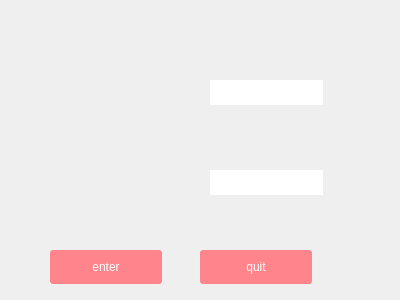
<?xml version="1.0" encoding="UTF-8"?>
<ui version="4.0">
 <class>Dialog</class>
 <widget class="QDialog" name="Dialog">
  <property name="geometry">
   <rect>
    <x>0</x>
    <y>0</y>
    <width>400</width>
    <height>300</height>
   </rect>
  </property>
  <property name="windowTitle">
   <string>Dialog</string>
  </property>
  <property name="styleSheet">
   <string notr="true">QDialog#Dialog{border-image: url(:/over.jpg);}</string>
  </property>
  <widget class="QLineEdit" name="user_lineEdit">
   <property name="geometry">
    <rect>
     <x>210</x>
     <y>80</y>
     <width>113</width>
     <height>25</height>
    </rect>
   </property>
   <property name="autoFillBackground">
    <bool>false</bool>
   </property>
   <property name="styleSheet">
    <string notr="true">QPushButton { background-color: rgb(255, 255, 255); border-radius: 3px; color: rgb(255, 255, 255); } QPushButton:hover { background-color: rgb(245, 69, 234); }
</string>
   </property>
   <property name="text">
    <string/>
   </property>
   <property name="frame">
    <bool>false</bool>
   </property>
  </widget>
  <widget class="QLineEdit" name="password_lineEdit">
   <property name="geometry">
    <rect>
     <x>210</x>
     <y>170</y>
     <width>113</width>
     <height>25</height>
    </rect>
   </property>
   <property name="text">
    <string/>
   </property>
   <property name="frame">
    <bool>false</bool>
   </property>
  </widget>
  <widget class="QPushButton" name="enter_pushButton">
   <property name="geometry">
    <rect>
     <x>50</x>
     <y>250</y>
     <width>112</width>
     <height>34</height>
    </rect>
   </property>
   <property name="autoFillBackground">
    <bool>false</bool>
   </property>
   <property name="styleSheet">
    <string notr="true">QPushButton { background-color: rgb(255, 132, 139); border-radius: 3px; color: rgb(255, 255, 255); } 
QPushButton:hover { background-color:rgb(85, 255, 127); }

</string>
   </property>
   <property name="text">
    <string>enter</string>
   </property>
  </widget>
  <widget class="QPushButton" name="quit_pushButton">
   <property name="geometry">
    <rect>
     <x>200</x>
     <y>250</y>
     <width>112</width>
     <height>34</height>
    </rect>
   </property>
   <property name="styleSheet">
    <string notr="true">QPushButton { background-color: rgb(255, 132, 139); border-radius: 3px; color: rgb(255, 255, 255); } 
QPushButton:hover { background-color: rgb(245, 69, 234); }</string>
   </property>
   <property name="text">
    <string>quit</string>
   </property>
  </widget>
  <zorder>quit_pushButton</zorder>
  <zorder>enter_pushButton</zorder>
  <zorder>password_lineEdit</zorder>
  <zorder>user_lineEdit</zorder>
 </widget>
 <resources/>
 <connections/>
</ui>
